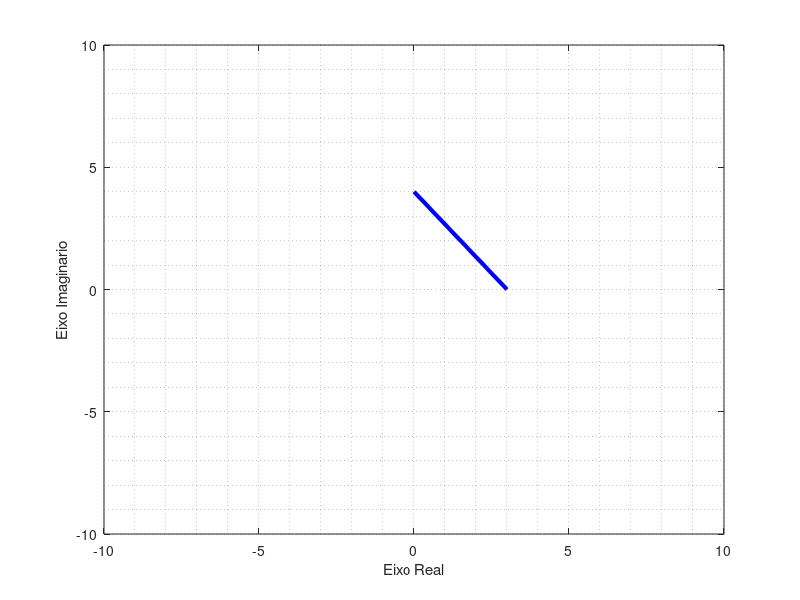

Write the MATLAB code that produced this figure.
close all; clear all; clc;
%%
%     Curso do canal ExataMenteS
%     Aula 13 - Matriz Hermitiana
%     Se inscreva no canal e nos ajude a crescer <3
%     Vamos melhorar o Brasil atráves da tecnologia :)
%%

% Dois vetores, um deles tem que ser complexo
a = [ 3 2 ];
b = [ 1 3j ];

% Calcule a transposta com o simbolo '
a';
b'; % Transposta Hermitiana
% use a funcao transpose
transpose(a);
transpose(b);
% ou use .'  :p
a.';
b.';
% Matrizes
A = complex( round( 10*(randn(5,4)) ), round( 10*(randn(5,4)) ) );

% Matriz Hermitiana Transposta
Aht0 = A';
% regular transpose
Aht1 = transpose(A);
Aht2 = A.';

% Crie um vetor complexo
c = [ 3 4i ];

% Plot como uma linha no Plano Z ( Plano Complexo )
figure(1), clf
plot(real(c),imag(c),'b','linew',3)
grid minor;
axis([-1 1 -1 1]*norm(c)*2)
xlabel('Eixo Real'), ylabel('Eixo Imaginario')

% O modulo do vetor e 5, certo?
ctamanho = sqrt(3^2 + 4^2); % Não pode usar c * c.'

% O tamanho nao pode ser negativo nem numero complexo
% Devemos Matriz Hermitiana Transposta
ctamanho = sqrt(c * c');

% Poderiamos usar norm(c), mas ai perderia a graca :)
